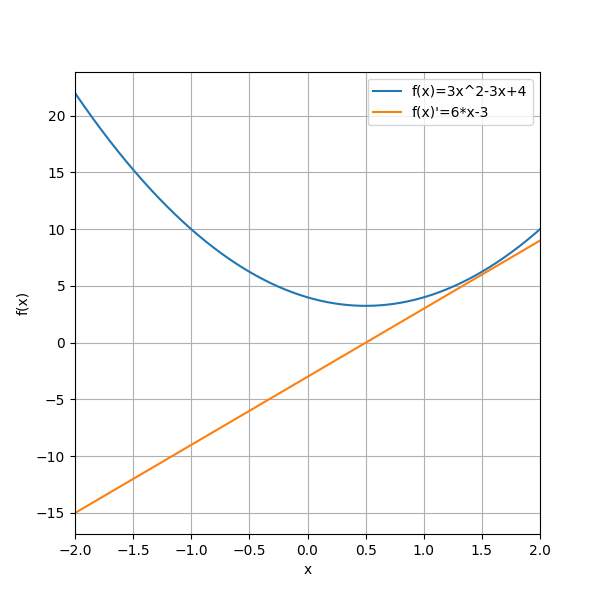

Reproduce this figure in Python.
#%%
'''
f(x) = 3x**2 - 3x+4
'''
import numpy as np
import matplotlib.pyplot as plt
#%%
# function
def fx(x):
    return 3*x**2 - 3*x+4

# derivative function
def derivative(x):
    return 6*x - 3
#%%
# define a range for x
x = np.linspace(-2,2,2001)
#plotting
plt.figure(figsize=(6,6))
plt.plot(x,fx(x),x,derivative(x))
plt.xlim(x[[0,-1]])
plt.grid()
plt.xlabel('x')
plt.ylabel('f(x)')
plt.legend(['f(x)=3x^2-3x+4',"f(x)'=6*x-3"])
plt.show()

#%%
# random starting point
localmin = np.random.choice(x,1)
# learning parameters
learning_rate = .01
training_epochs = 1000
# run through training
for i in range(training_epochs):
    grad = derivative(localmin)
    localmin = localmin - learning_rate * grad
    print('local min:', localmin)

#%%
plt.figure(figsize=(6,6))
plt.plot(x,fx(x),x,derivative(x))
plt.plot(localmin,derivative(localmin),'bo')
plt.plot(localmin,fx(localmin),'ro')
plt.xlim(x[[0,-1]])
plt.grid()
plt.xlabel('x')
plt.ylabel('f(x)')
plt.legend(['f(x)=3x^2-3x+4',"f(x)'=6*x-3",f'Global min: {localmin}'])
plt.show()
